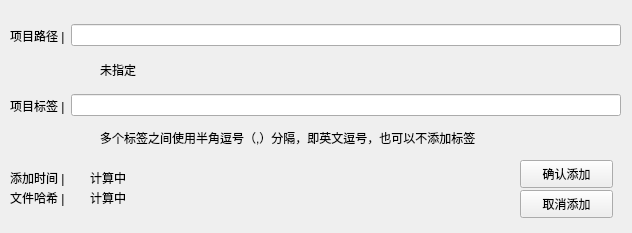
<?xml version="1.0" encoding="UTF-8"?>
<ui version="4.0">
 <class>Form_addFile</class>
 <widget class="QWidget" name="Form_addFile">
  <property name="geometry">
   <rect>
    <x>0</x>
    <y>0</y>
    <width>632</width>
    <height>233</height>
   </rect>
  </property>
  <property name="windowTitle">
   <string>添加单个项目 | 帆式文件管理器</string>
  </property>
  <widget class="QWidget" name="horizontalLayoutWidget">
   <property name="geometry">
    <rect>
     <x>10</x>
     <y>20</y>
     <width>611</width>
     <height>31</height>
    </rect>
   </property>
   <layout class="QHBoxLayout" name="horizontalLayout">
    <item>
     <widget class="QLabel" name="label">
      <property name="text">
       <string>项目路径 |</string>
      </property>
     </widget>
    </item>
    <item>
     <widget class="QLineEdit" name="lineEdit_name"/>
    </item>
   </layout>
  </widget>
  <widget class="QLabel" name="label_fileName">
   <property name="geometry">
    <rect>
     <x>100</x>
     <y>60</y>
     <width>511</width>
     <height>20</height>
    </rect>
   </property>
   <property name="text">
    <string>未指定</string>
   </property>
  </widget>
  <widget class="QWidget" name="horizontalLayoutWidget_2">
   <property name="geometry">
    <rect>
     <x>10</x>
     <y>90</y>
     <width>611</width>
     <height>31</height>
    </rect>
   </property>
   <layout class="QHBoxLayout" name="horizontalLayout_2">
    <item>
     <widget class="QLabel" name="label_2">
      <property name="text">
       <string>项目标签 |</string>
      </property>
     </widget>
    </item>
    <item>
     <widget class="QLineEdit" name="lineEdit_tags"/>
    </item>
   </layout>
  </widget>
  <widget class="QLabel" name="label_3">
   <property name="geometry">
    <rect>
     <x>100</x>
     <y>130</y>
     <width>511</width>
     <height>16</height>
    </rect>
   </property>
   <property name="text">
    <string>多个标签之间使用半角逗号（,）分隔，即英文逗号，也可以不添加标签</string>
   </property>
  </widget>
  <widget class="QLabel" name="label_4">
   <property name="geometry">
    <rect>
     <x>10</x>
     <y>170</y>
     <width>81</width>
     <height>16</height>
    </rect>
   </property>
   <property name="text">
    <string>添加时间 |</string>
   </property>
  </widget>
  <widget class="QLabel" name="label_5">
   <property name="geometry">
    <rect>
     <x>10</x>
     <y>190</y>
     <width>81</width>
     <height>16</height>
    </rect>
   </property>
   <property name="text">
    <string>文件哈希 |</string>
   </property>
  </widget>
  <widget class="QLabel" name="label_time">
   <property name="geometry">
    <rect>
     <x>90</x>
     <y>170</y>
     <width>391</width>
     <height>16</height>
    </rect>
   </property>
   <property name="text">
    <string>计算中</string>
   </property>
  </widget>
  <widget class="QLabel" name="label_sha1">
   <property name="geometry">
    <rect>
     <x>90</x>
     <y>190</y>
     <width>391</width>
     <height>16</height>
    </rect>
   </property>
   <property name="text">
    <string>计算中</string>
   </property>
  </widget>
  <widget class="QPushButton" name="pushButton_confirm">
   <property name="geometry">
    <rect>
     <x>520</x>
     <y>160</y>
     <width>93</width>
     <height>28</height>
    </rect>
   </property>
   <property name="text">
    <string>确认添加</string>
   </property>
  </widget>
  <widget class="QPushButton" name="pushButton_cancel">
   <property name="geometry">
    <rect>
     <x>520</x>
     <y>190</y>
     <width>93</width>
     <height>28</height>
    </rect>
   </property>
   <property name="text">
    <string>取消添加</string>
   </property>
  </widget>
 </widget>
 <resources/>
 <connections/>
</ui>
